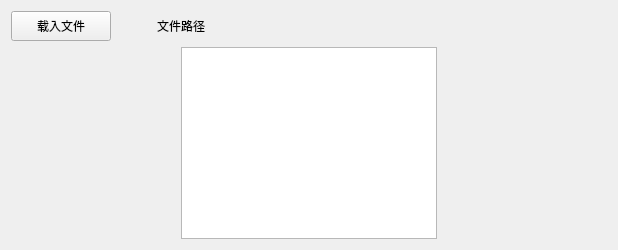
     <widget class="QWidget" name="TAB_CarrierProfile">
      <attribute name="title">
       <string>车辆配置</string>
      </attribute>
      <layout class="QVBoxLayout" name="verticalLayout_3">
       <item>
        <layout class="QHBoxLayout" name="horizontalLayout">
         <item>
          <widget class="QPushButton" name="BTN_LoadApdFile">
           <property name="sizePolicy">
            <sizepolicy hsizetype="Minimum" vsizetype="Minimum">
             <horstretch>0</horstretch>
             <verstretch>0</verstretch>
            </sizepolicy>
           </property>
           <property name="minimumSize">
            <size>
             <width>100</width>
             <height>30</height>
            </size>
           </property>
           <property name="maximumSize">
            <size>
             <width>100</width>
             <height>30</height>
            </size>
           </property>
           <property name="text">
            <string>载入文件</string>
           </property>
          </widget>
         </item>
         <item>
          <spacer name="horizontalSpacer_5">
           <property name="orientation">
            <enum>Qt::Horizontal</enum>
           </property>
           <property name="sizeHint" stdset="0">
            <size>
             <width>40</width>
             <height>20</height>
            </size>
           </property>
          </spacer>
         </item>
         <item>
          <widget class="QLabel" name="LBL_ApdFilePath">
           <property name="minimumSize">
            <size>
             <width>450</width>
             <height>0</height>
            </size>
           </property>
           <property name="text">
            <string>文件路径</string>
           </property>
          </widget>
         </item>
        </layout>
       </item>
       <item>
        <layout class="QHBoxLayout" name="horizontalLayout_5">
         <item>
          <spacer name="horizontalSpacer_6">
           <property name="orientation">
            <enum>Qt::Horizontal</enum>
           </property>
           <property name="sizeHint" stdset="0">
            <size>
             <width>40</width>
             <height>20</height>
            </size>
           </property>
          </spacer>
         </item>
         <item>
          <widget class="QTableView" name="TV_CarrierConfig">
           <property name="font">
            <font>
             <pointsize>14</pointsize>
            </font>
           </property>
           <property name="editTriggers">
            <set>QAbstractItemView::DoubleClicked</set>
           </property>
          </widget>
         </item>
         <item>
          <spacer name="horizontalSpacer_7">
           <property name="orientation">
            <enum>Qt::Horizontal</enum>
           </property>
           <property name="sizeHint" stdset="0">
            <size>
             <width>40</width>
             <height>20</height>
            </size>
           </property>
          </spacer>
         </item>
        </layout>
       </item>
      </layout>
     </widget>
